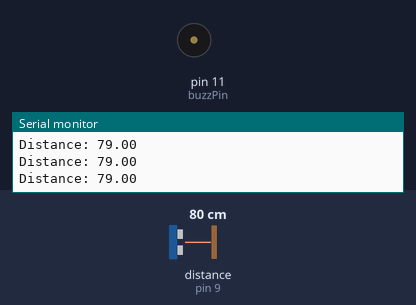
A sketch run on a simulated Arduino Uno, built with avr-gcc and run on an emulated ATmega328P. On the bench: buzzer (waves = sounding), the last lines printed to the serial monitor. Wiring (inferred from the names in the program): ultrasonic range finder: trigger pin 8; echo pin 9. The test bench sets the inputs (shaded band); at power-on: distance to the obstacle (sensor on pin 9) 80 cm. The echo pulse lasts 58.3 µs per cm.

Above: at 1.2 s.
1.3 s: distance to the obstacle (sensor on pin 9) set to 4 cm
At 2.3 s:
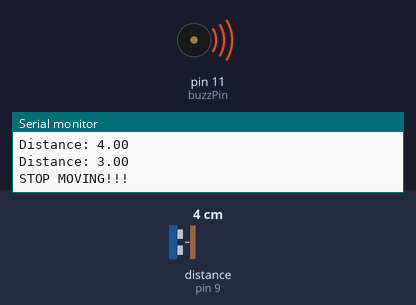
4.3 s: distance to the obstacle (sensor on pin 9) set to 9 cm
At 5.5 s:
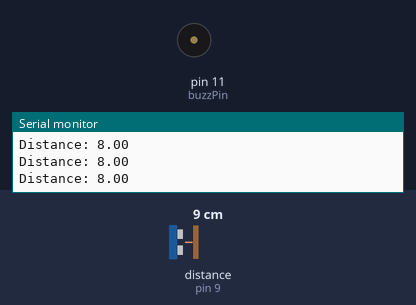
7.3 s: distance to the obstacle (sensor on pin 9) set to 2 cm
At 7.6 s:
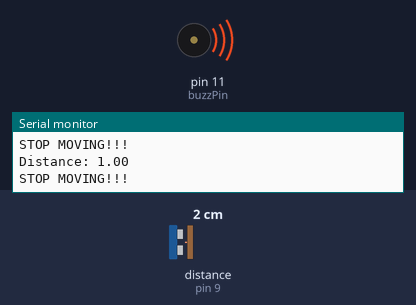
16.3 s: distance to the obstacle (sensor on pin 9) set to 18 cm
At 17.0 s:
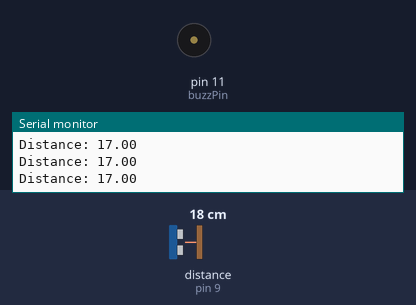
Timing chart, 0 to 19.3 s (numbered marks = the images above; inputs shaded):
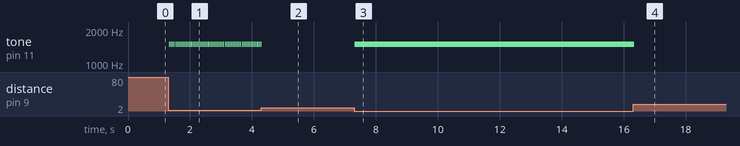

The sketch:

distance_sensing_test.ino
```cpp
//Later change to TOF sensor

// defines pins numbers
const int trigPin = 8;
const int echoPin = 9;
const int buzzPin = 11;
// defines variables
float duration, distance;
const float target_distance = 3; //Adjust if the bot crashes

void setup() {
  pinMode(trigPin, OUTPUT); // Sets the trigPin as an Output
  pinMode(echoPin, INPUT); // Sets the echoPin as an Input
  pinMode(buzzPin, OUTPUT);
  Serial.begin(9600); // Starts the serial communication
}

int measure_distance() {
  digitalWrite(trigPin, LOW);
  delayMicroseconds(2);
  digitalWrite(trigPin, HIGH);
  delayMicroseconds(10);
  digitalWrite(trigPin, LOW);
  duration = pulseIn(echoPin, HIGH);

  distance = (duration*0.0343)/2;
  return distance;
}

void loop() {
  distance = measure_distance();
  Serial.print("Distance: ");
  Serial.println(distance);
  if (distance <= target_distance){
    tone(buzzPin,1500);
    Serial.println("STOP MOVING!!!");

  }
  else{
    noTone(buzzPin);
  }
}
```

Measured:
- after the input at 1.3 s, tone on pin 11 (buzzPin): alternates 1500 Hz for 0.03 s and silent for 0.02 s, starting at once
- after the input at 4.3 s, tone on pin 11 (buzzPin): goes on until 4.3 s, then stays silent
- after the input at 7.3 s, tone on pin 11 (buzzPin): silent → 1500 Hz at once
- after the input at 16.3 s, tone on pin 11 (buzzPin): 1500 Hz → silent at once
